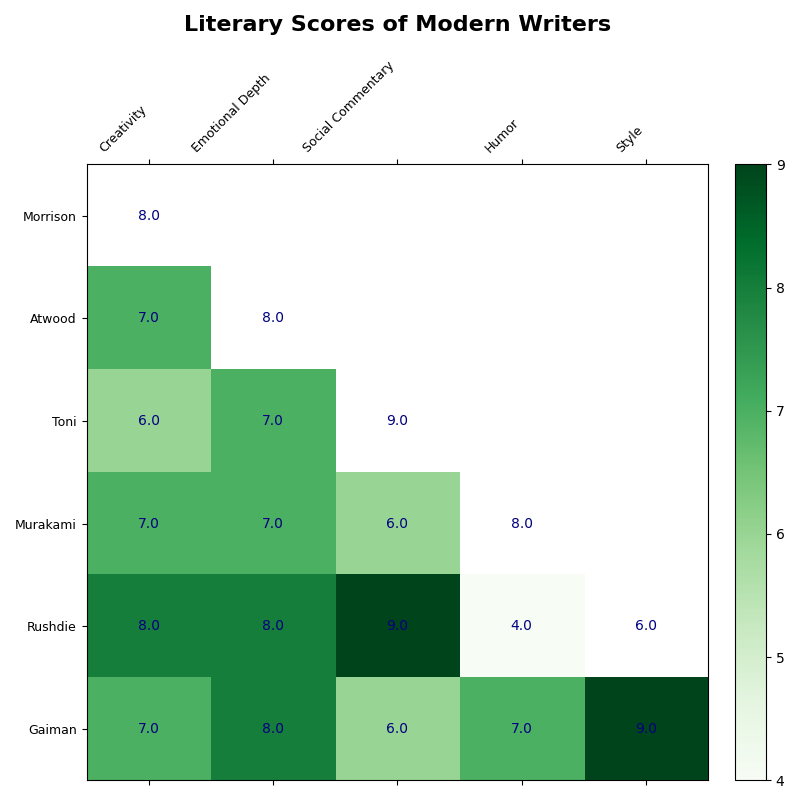

Recreate this plot in Python.
import matplotlib.pyplot as plt
import numpy as np

categories = ['Creativity', 'Emotional Depth', 'Social Commentary', 'Humor', 'Style']
modern_writers = ['Morrison', 'Atwood', 'Toni', 'Murakami', 'Rushdie']

modern_data = {
    'Morrison': [8, 9, 8, 5, 7],
    'Atwood': [7, 8, 7, 6, 8],
    'Toni': [6, 7, 9, 6, 7],
    'Murakami': [7, 7, 6, 8, 8],
    'Rushdie': [8, 8, 9, 4, 6],
    'Gaiman': [7, 8, 6, 7, 9]
}

heatmap_data = np.array([modern_data[writer] for writer in modern_writers + ['Gaiman']])
mask = np.triu(np.ones_like(heatmap_data, dtype=bool))
masked_data = np.ma.masked_where(mask, heatmap_data)

fig, ax_heatmap = plt.subplots(figsize=(8, 8))

cax = ax_heatmap.matshow(masked_data, cmap='Greens', aspect='auto')

ax_heatmap.set_xticks(np.arange(len(categories)))
ax_heatmap.set_yticks(np.arange(len(modern_writers) + 1))
ax_heatmap.set_xticklabels(categories, rotation=45, ha='right', fontsize=9)
ax_heatmap.set_yticklabels(modern_writers + ['Gaiman'], fontsize=9)

for i in range(heatmap_data.shape[0]):
    for j in range(heatmap_data.shape[1]):
        if i >= j:
            ax_heatmap.text(j, i, f"{heatmap_data[i, j]:.1f}", ha='center', va='center', color='navy')

ax_heatmap.set_title('Literary Scores of Modern Writers', size=16, weight='bold', pad=20)

fig.colorbar(cax, ax=ax_heatmap, orientation='vertical', fraction=0.046, pad=0.04)

plt.tight_layout()
plt.show()
